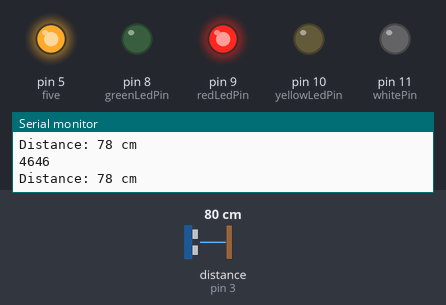
A sketch run on a simulated Arduino Uno, built with avr-gcc and run on an emulated ATmega328P. Shown: output pins drawn as LEDs (lit = HIGH), the last lines printed to the serial monitor. Wiring (inferred from the names in the program): ultrasonic range finder: trigger pin 2; echo pin 3. The inputs (shaded band) are chosen by the test bench; at power-on: distance to the obstacle (sensor on pin 3) 80 cm. The echo pulse lasts 58.3 µs per cm; pins used as bus, display or sensor lines are not drawn.

Above: at 4.9 s.
5.0 s: distance to the obstacle (sensor on pin 3) set to 31 cm
6.5 s: distance to the obstacle (sensor on pin 3) set to 25 cm
At 6.65 s:
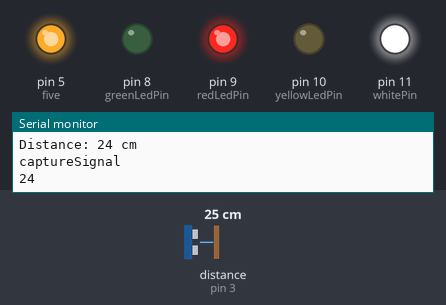
9.5 s: distance to the obstacle (sensor on pin 3) set to 35 cm
At 10.7 s:
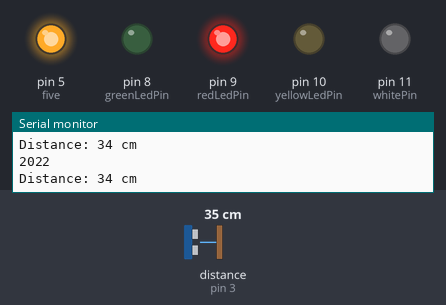
11.0 s: distance to the obstacle (sensor on pin 3) set to 2 cm
At 11.17 s:
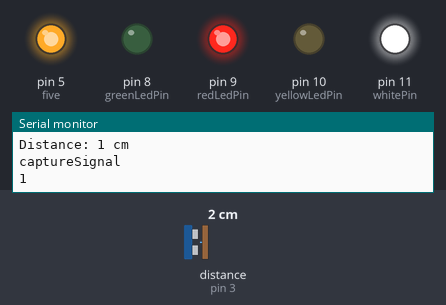
Timing chart, 0 to 14.0 s (numbered marks = the images above; inputs shaded):
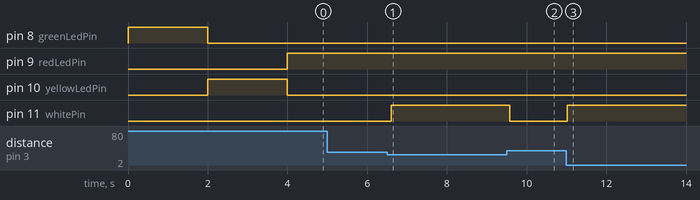

The sketch:

Traffic_LED_Signal_Sequence_Code.ino
```cpp
const int greenLedPin = 8;
const int redLedPin = 9;
const int yellowLedPin = 10;
const int trigPin = 2;
const int echoPin = 3;
const int five = 5;
const int whitePin = 11;


const int thresholdDistance = 28;

long duration;
int distance;


void setup() {

  pinMode(greenLedPin, OUTPUT);
  pinMode(redLedPin, OUTPUT);
  pinMode(yellowLedPin, OUTPUT);
  pinMode(whitePin, OUTPUT);
  pinMode(five,OUTPUT);

  pinMode(trigPin, OUTPUT);
  pinMode(echoPin, INPUT);
  digitalWrite(greenLedPin, HIGH);
  digitalWrite(redLedPin, LOW);
  digitalWrite(yellowLedPin, LOW);
  digitalWrite(whitePin, LOW);
  digitalWrite(five,HIGH);
  Serial.begin(9600);
}

void loop() {

  digitalWrite(greenLedPin, HIGH);
  delay(2000);
  digitalWrite(greenLedPin, LOW);
  digitalWrite(yellowLedPin, HIGH);
  delay(2000);
  digitalWrite(yellowLedPin, LOW);
  digitalWrite(redLedPin, HIGH);
  int a = 0;
  while(a<2000){
    digitalWrite(trigPin, LOW);
    delayMicroseconds(2);
    digitalWrite(trigPin, HIGH);
    delayMicroseconds(10);
    digitalWrite(trigPin, LOW);

    duration = pulseIn(echoPin, HIGH);
    Serial.println(duration);
    distance = duration * 0.034 / 2;
    // digitalWrite(trigPin, LOW);

    Serial.print("Distance: ");
    Serial.print(distance);
    Serial.println(" cm");
    if (distance < thresholdDistance) {
      Serial.println("captureSignal");
      Serial.println(distance);
      digitalWrite(whitePin, HIGH);
      delay(100);
      digitalWrite(whitePin, LOW);

    }
    else{
      delay(100);
    }
    a+=12;
  }
  digitalWrite(redLedPin, LOW);

}
```

Measured:
- the behaviour switches between 29 and 28 cm on distance to the obstacle (sensor on pin 3) (found by bisection; images 0 and 1)
- after the input at 6.5 s, pin 11 (whitePin): LOW → HIGH after 0.10 s
- after the input at 9.5 s, pin 11 (whitePin): HIGH → LOW after 0.08 s
- after the input at 11.0 s, pin 11 (whitePin): LOW → HIGH at once
